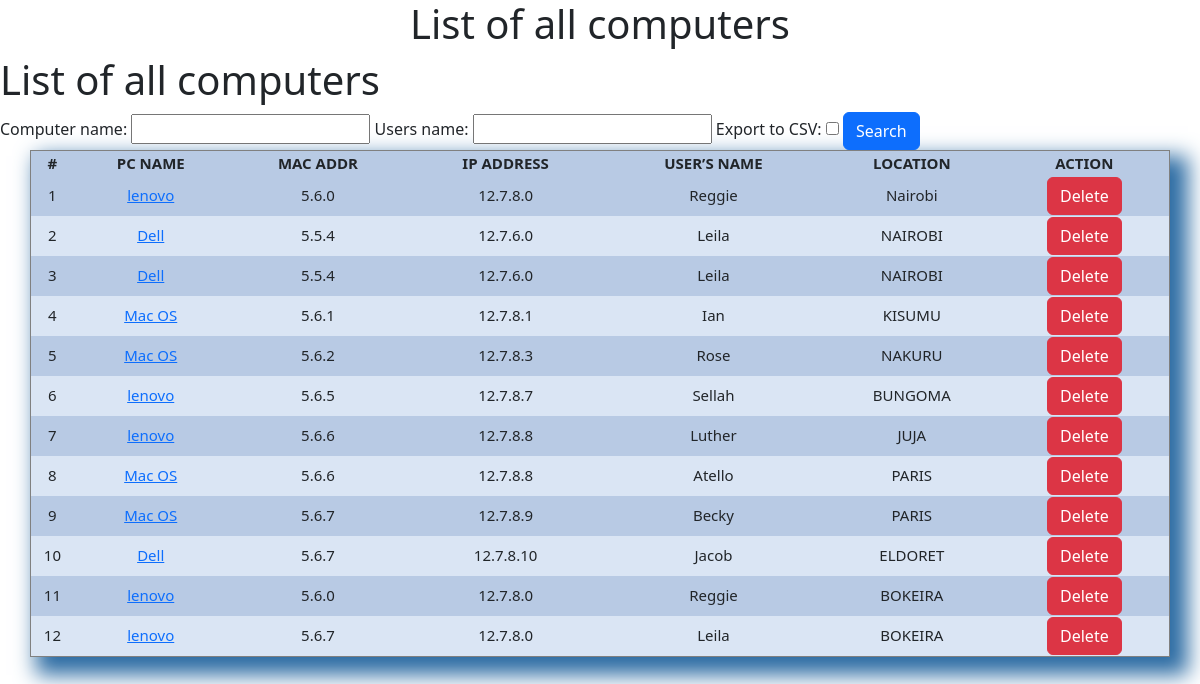
The page /list/ on the database as committed earlier.
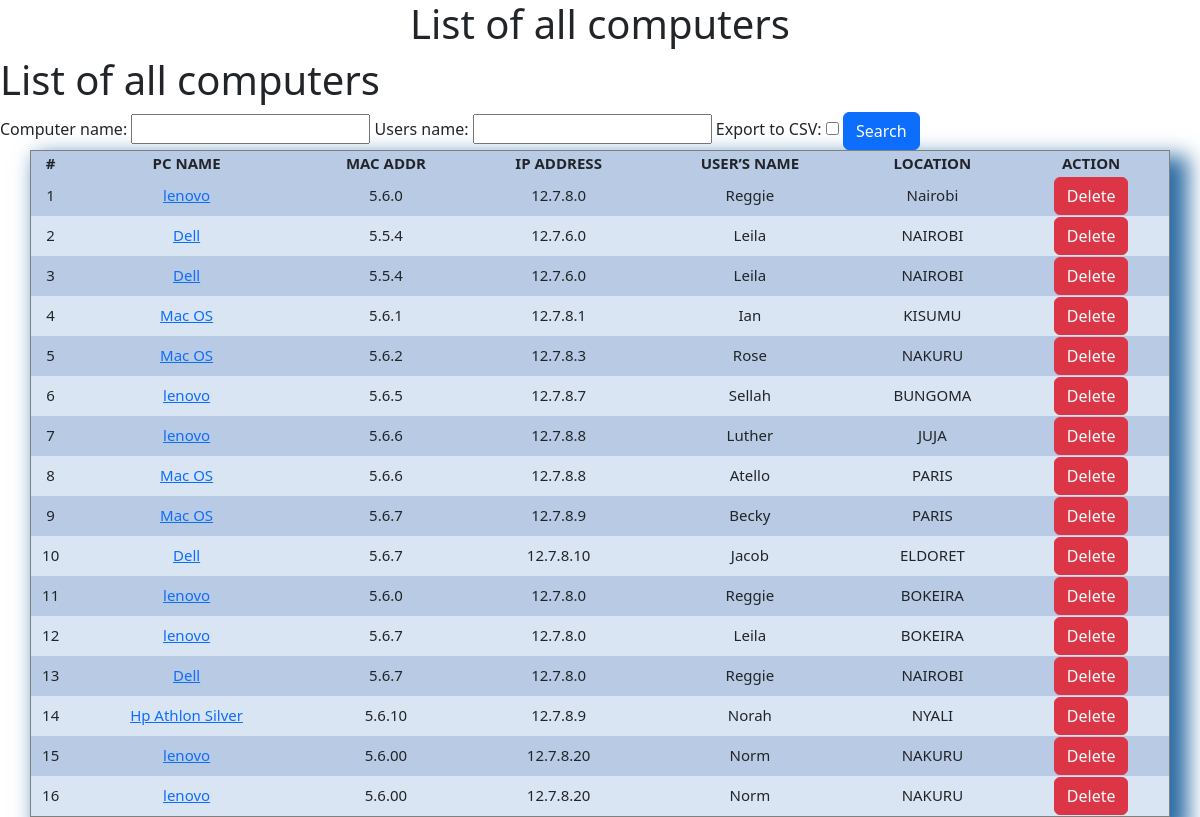
The same page on the database as committed later.
### app/models.py (models this page shows)
class Computer(models.Model):
    computer_name = models.CharField(max_length=20,blank=True,null=True)
    IP_address = models.CharField(max_length=30)
    MAC_address = models.CharField(max_length=30)
    users_name = models.CharField(max_length=30,blank=True,null=True)
    location = models.CharField(max_length=30)
    purchase_date = models.DateField("Purchase Date (mm/dd/yyyy)", auto_now_add=False, auto_now=False, blank=True, null=True)
    timestamp = models.DateField(auto_now_add=True, auto_now=False)
    operating_system =  models.ManyToManyField(operating_system, blank=True)
    export_to_CSV = models.BooleanField(default=False)

### app/views.py (the view, shortened to what this page needs)
# urls.py: path('list/',  computer_list, name='list'),
def computer_list(request):
    title = 'List of all computers'
    queryset = Computer.objects.all()
    form = ComputerSearchForm()
    if request.method == 'POST' :
        form = ComputerSearchForm(request.POST or None)
        queryset = Computer.objects.filter(
            computer_name__icontains=form['computer_name'].value(),
            users_name__icontains=form['users_name'].value(),
        )
    context = {
            "title": title,
            "queryset": queryset,
            "form":form
        }
    return render(request, "list.html", context)

### app/forms.py
class ComputerSearchForm(forms.Form):
    computer_name = forms.CharField(max_length=100, required=False)
    users_name = forms.CharField(max_length=100, required=False)
    export_to_CSV = forms.BooleanField(required=False, label="Export to CSV")

### app/templates/list.html (shortened to what this page needs)
{% load static %}
<!DOCTYPE html>
<html>
<head>
    <link rel="stylesheet" href="{% static 'css/stylesheet.css' %}">
    <link href="{% static 'css/bootstrap.min.css'  %}" rel="stylesheet">
</head>
<body>
    <h1 class="title">{{title}}</h1>
    <h1>{{ title }}</h1>
    <form method="post" action="">
        {% csrf_token %} {{ form }}
        <input class="btn btn-primary" type="submit" value="Search" />
    </form>
    <table border="1">
        <thead>
            <th>#</th>
            <th>PC NAME</th>
            <th>MAC ADDR</th>
            <th>IP ADDRESS</th>
            <th>USER’S NAME</th>
            <th>LOCATION</th>
            <th>ACTION</th>
        </thead>
        {% for instance in queryset %}
        <tr>
            <td>{{ forloop.counter }}</td>
            <td><a href="{% url 'edit' id=instance.id %}">{{ instance.computer_name }}</a></td>
            <td>{{ instance.MAC_address }}</td>
            <td>{{ instance.IP_address }}</td>
            <td>{{ instance.users_name }}</td>
            <td>{{ instance.location }}</td>
            <td>
                <a href="{% url 'delete' id=instance.id %}" class="btn btn-danger">Delete</a>
            </td>
        </tr>
        {% endfor %}
    </table>
</body>
</html>

### app/Static/css/stylesheet.css (style rules this page uses)
body { background-color: white; }
.title { text-align: center; }
table { width: 95%; margin: auto; text-align: center; box-shadow: 12px 12px 20px 6px #2e6da4; font-size: 15px; }
table tr:nth-child(odd) { background: #B8CAE4 }
table tr:nth-child(even) { background: #dae5f4 }

Rows that differ between the two databases and show on the page:
added Computer: computer_name "Dell", MAC_address "5.6.7", IP_address "12.7.8.0", users_name "Reggie", location "NAIROBI"
added Computer: computer_name "Hp Athlon Silver", MAC_address "5.6.10", IP_address "12.7.8.9", users_name "Norah", location "NYALI"
added Computer: computer_name "lenovo", MAC_address "5.6.00", IP_address "12.7.8.20", users_name "Norm", location "NAKURU"
added Computer: computer_name "lenovo", MAC_address "5.6.00", IP_address "12.7.8.20", users_name "Norm", location "NAKURU"
